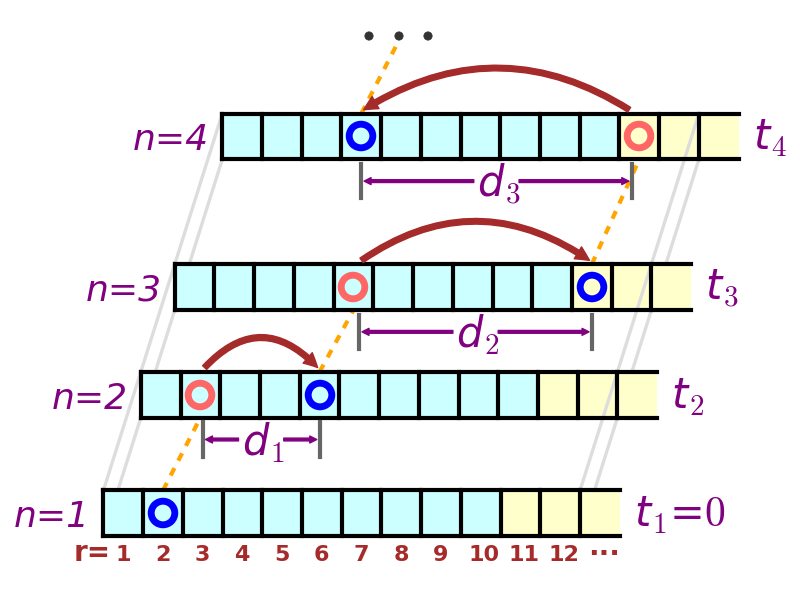

Generate this figure with Python:
# Author: Xiangwen Wang
# Illustration of information foraging on search engine

from pylab import *
from math import sin, cos, pi, tan
from matplotlib.axis import *
from matplotlib.font_manager import FontProperties

lattice_len = 12
site_size = 1
time = [0.0, 2.75, 2.5, 3.5]
lattice_shift_angle = 7 * pi / 18.0
position = [0.0, 0.0]
click_series = [2, 5, 11, 4]
linewidth = 3
font0 = FontProperties()
time_ellipsis = 2.75
dotcount = 9
arrowwidth = 20
radius = [0.55, 0.35, 0.32]
pagesize = 10


def addpage_bgcolor(x, y, lattice_len=lattice_len, site_size=site_size,
                    color=['#CCFFFF', '#FFFFCC'], linewidth=linewidth, pagesize=pagesize):
    x0, y0 = x, y
    x1 = x + pagesize * site_size
    broken_barh([(x0, pagesize * site_size), (x1, (lattice_len - pagesize + 1) * site_size)],
                (y0, site_size), facecolor=color, edgecolor='none')


def addlattice(x, y, lattice_len=lattice_len, site_size=site_size, color='k', linewidth=linewidth):
    x0, y0 = x, y
    xt, yt = x + (lattice_len + 1) * site_size, y + site_size
    plot([x0, xt], [y0, y0], '-', color=color, linewidth=linewidth)
    plot([x0, xt], [yt, yt], '-', color=color, linewidth=linewidth)
    for i in range(lattice_len + 1):
        plot([x0 + i * site_size, x0 + i * site_size], [y0, yt],
             '-', color=color, linewidth=linewidth)


def addbglines(lattice_origin, times, bg, lattice_len=lattice_len, site_size=site_size, color='#dddddd', linewidth=linewidth / 1.25):
    if bg:
        plot([lattice_origin[0][0], lattice_origin[-1][0]], [lattice_origin[0][1] + 1,
                                                             lattice_origin[-1][1] + 1], '-', color=color, linewidth=linewidth)
        plot([lattice_origin[0][0] + lattice_len * site_size, lattice_origin[-1][0] + lattice_len * site_size],
             [lattice_origin[0][1] + 1, lattice_origin[-1][1] + 1], '-', color=color, linewidth=linewidth)
    else:
        for i in range(len(time) - 1):
            plot([lattice_origin[i][0] + site_size / tan(lattice_shift_angle), lattice_origin[i + 1][0]],
                 [lattice_origin[i][1] + 1, lattice_origin[i + 1][1]], '-', color=color, linewidth=linewidth)
            plot([lattice_origin[i][0] + (1.0 / tan(lattice_shift_angle) + lattice_len) * site_size, lattice_origin[i + 1][0] +
                  lattice_len * site_size], [lattice_origin[i][1] + 1, lattice_origin[i + 1][1]], '-', color=color, linewidth=linewidth)


def addclickorder(lattice_origin, site_size=site_size, color='purple'):
    for i in range(len(lattice_origin) - 1):
        font = font0.copy()
        font.set_style('italic')
        text(lattice_origin[i][0] - site_size * 2.25, lattice_origin[i][1] + site_size / 5.0,
             'n=%d' % (i + 1), fontproperties=font, color=color, fontsize=26 * site_size, fontweight='medium')


def addtime(lattice_origin, lattice_len=lattice_len, site_size=site_size, color='purple'):
    for i in range(len(lattice_origin) - 1):
        font = font0.copy()
        font.set_style('italic')
        if i == 0:
            time_str = r't$_' + str(i + 1) + r'$=$0$'
        else:
            time_str = r't$_' + str(i + 1) + '$'
        text(lattice_origin[i][0] + (lattice_len + 1.35) * site_size, lattice_origin[i][1] + site_size / 5.0,
             time_str, fontproperties=font, color=color, fontsize=30 * site_size, fontweight='medium')


def addrank(xy, lattice_len=lattice_len, site_size=site_size, color='Brown'):
    x, y = xy[0], xy[1] - site_size * 0.55
    text(x - site_size * 0.75, y, 'r=', color=color,
         fontsize=20 * site_size, fontweight='semibold')
    fontsize = 16
    for i in range(lattice_len + 1):
        rank_char = str(i + 1)
        if i == lattice_len:
            rank_char = '...'
            dist = 0.2
            y = y + site_size * 0.15
            fontsize = 20
        elif i >= 9:
            dist = 0.2
        else:
            dist = 0.3
        text(x + site_size * (i + dist), y, rank_char, color=color,
             fontsize=fontsize * site_size, fontweight='semibold')


def adddotlines_epplipsis(lattice_origin, click_series, time_ellipsis, site_size=site_size, color='Orange',
                          linewidth=linewidth, ellipsis_color='#333333', ellipsis_size=linewidth * 2):
    lattice_with_ellipsis = lattice_origin
    lattice_with_ellipsis.append([lattice_origin[-1][0] + time_ellipsis * cos(
        lattice_shift_angle), lattice_origin[-1][1] + time_ellipsis * sin(lattice_shift_angle)])
    for i in range(len(click_series)):
        startposi = [lattice_with_ellipsis[i][
            0] + (click_series[i] - 0.5) * site_size, lattice_with_ellipsis[i][1] + site_size]
        endposi = [lattice_with_ellipsis[
            i + 1][0] + (click_series[i] - 0.5) * site_size, lattice_with_ellipsis[i + 1][1]]
        plot([startposi[0], endposi[0]], [startposi[1], endposi[1]],
             '--', color=color, linewidth=linewidth)
    ellipsis_position = [[endposi[0] - site_size * 0.75, endposi[0],
                          endposi[0] + site_size * 0.75], [endposi[1] + 0.1 * site_size] * 3]
    plot(ellipsis_position[0], ellipsis_position[
         1], u'o', markersize=ellipsis_size, color=ellipsis_color, mec=ellipsis_color)


def addstay(lattice_origin, click_series, site_size=site_size, color=['b', '#FF6666'], linewidth=linewidth * 1.65):
    for i in range(len(click_series)):
        preposi = [lattice_origin[i][
            0] + (click_series[i] - 0.5) * site_size, lattice_origin[i][1] + 0.5 * site_size]
        plot(preposi[0], preposi[1], marker=u'o', mec=color[
             0], markersize=17 * site_size, mew=linewidth, markerfacecolor='none')
        if i > 0.5:
            latposi = [lattice_origin[i][
                0] + (click_series[i - 1] - 0.5) * site_size, lattice_origin[i][1] + 0.5 * site_size]
            plot(latposi[0], latposi[1], marker=u'o', mec=color[
                1], markersize=17 * site_size, mew=linewidth, markerfacecolor='none')


def addjump(lattice_origin, click_series, site_size=site_size, color='Brown', arrowsize=arrowwidth, radius=radius):
    for i in range(1, len(lattice_origin) - 1):
        xy_ori = (lattice_origin[
            i - 1][0] + (click_series[i - 1] + 0.5) * site_size, lattice_origin[i][1] + site_size * (1 + 0.05))
        xy_tar = (lattice_origin[i][
            0] + (click_series[i] - 0.5) * site_size, lattice_origin[i][1] + site_size * (1 + 0.05))
        if xy_tar[0] < xy_ori[0]:
            sign = ''
        else:
            sign = '-'
        annotate('', xytext=xy_ori, xy=xy_tar, size=arrowsize,
                 arrowprops=dict(arrowstyle='simple', fc=color, ec=color, connectionstyle='arc3,rad=' + sign + str(radius[i - 1])),)


def addsteplength(lattice_origin, click_series, color='purple', boundary_color='#666666', linewidth=linewidth, site_size=site_size, arrowsize=arrowwidth / 2.0):
    font = font0.copy()
    font.set_style('italic')
    linesize = 0.75
    for i in range(1, len(lattice_origin) - 1):
        xy_tar = (lattice_origin[
            i - 1][0] + (click_series[i - 1] + 0.5) * site_size, lattice_origin[i][1] - site_size * (0.1))
        xy_ori = (lattice_origin[i][
            0] + (click_series[i] - 0.5) * site_size, lattice_origin[i][1] - site_size * (0.1))
        plot([xy_ori[0], xy_ori[0]], [
             xy_ori[1], xy_ori[1] - site_size * linesize], '-', color=boundary_color, linewidth=linewidth)
        plot([xy_tar[0], xy_tar[0]], [
             xy_tar[1], xy_tar[1] - site_size * linesize], '-', color=boundary_color, linewidth=linewidth)
        xy_mid = [(xy_tar[0] + xy_ori[0]) / 2.0,
                  (xy_tar[1] + xy_ori[1]) / 2.0 - linesize * site_size / 2.0]
        annotate('', xytext=[xy_mid[0] - 0.5 * site_size, xy_mid[1]], xy=[min(xy_tar[0], xy_ori[0]), xy_mid[1]], size=arrowsize,
                 arrowprops=dict(arrowstyle='simple', fc=color, ec=color),)
        annotate('', xytext=[xy_mid[0] + 0.5 * site_size, xy_mid[1]], xy=[max(xy_tar[0], xy_ori[0]), xy_mid[1]], size=arrowsize,
                 arrowprops=dict(arrowstyle='simple', fc=color, ec=color),)
        text(xy_mid[0] - 0.48 * site_size, xy_mid[1] - (1 - linesize + 0.1) * site_size, r'd$_' +
             str(i) + '$', fontproperties=font, color=color, fontsize=30 * site_size, fontweight='medium')


def main():
    lattice_origin = [position]
    for i in range(len(time)):
        lattice_origin.append([lattice_origin[i][0] + time[i] * cos(
            lattice_shift_angle), lattice_origin[i][1] + time[i] * sin(lattice_shift_angle)])
    lattice_origin = lattice_origin[1:]
    for i in range(len(time)):
        addpage_bgcolor(lattice_origin[i][0], lattice_origin[i][1])
    addbglines(lattice_origin, time, bg=True)
    addbglines(lattice_origin, time, bg=False)
    adddotlines_epplipsis(lattice_origin, click_series, time_ellipsis)
    for i in range(len(time)):
        addlattice(lattice_origin[i][0], lattice_origin[i][1])
    addclickorder(lattice_origin)  # add clicking order to the left side
    addtime(lattice_origin)  # add time to the right side
    addrank(lattice_origin[0])  # add rank at the bottom of the figure
    addstay(lattice_origin, click_series)  # mark the stay
    # add corresponding jump arrow in each step
    addjump(lattice_origin, click_series)
    # add d and two arrows besides it
    addsteplength(lattice_origin, click_series)
    # adjust figures
    subplots_adjust(
        left=0.03, bottom=0.03, right=0.97, top=0.97, wspace=0, hspace=0)
    axis([lattice_origin[0][0] - site_size * 2, lattice_origin[-1][0] + (lattice_len + 1) * site_size,
          lattice_origin[0][0] - site_size * 1, lattice_origin[-1][1] + site_size * 0.5])
    axis('off')
    savefig('illu_1.eps')
    savefig('illu_1.png')
    draw()
    # show()

if __name__ == '__main__':
    main()
